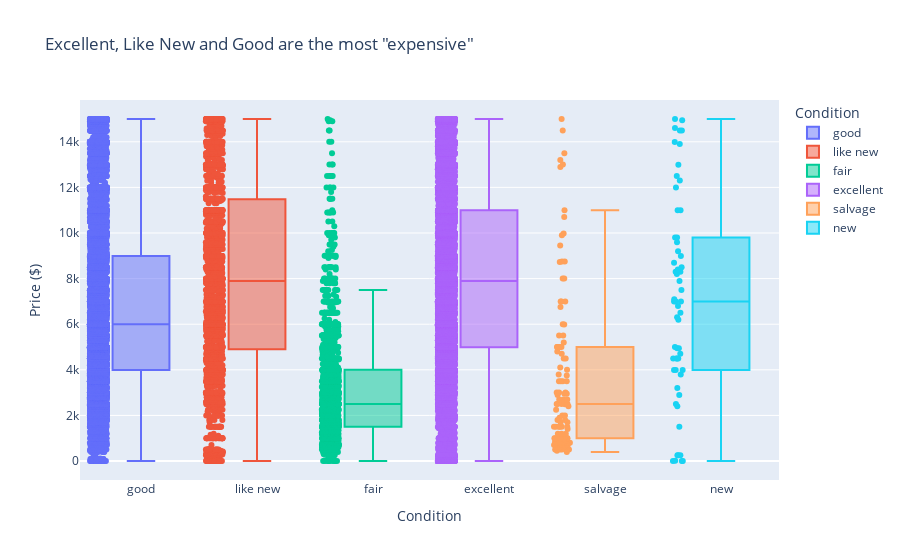

This figure's notebook cell:
### Markdown cell above
From the histograms above we can clearly see that 'good' and 'excellent' are conditions listed the most. In the next box chart I'd like to see how prices range depending on a condition for the range 0-15k$.

### Code cell
fig = px.box(
    filtered_data,
    x='condition',
    y='price',
    title='Excellent, Like New and Good are the most "expensive"',
    labels={'condition': 'Condition', 'price': 'Price ($)'},
    color='condition',  
    points="all"  
)
fig.show()

### Figure 1 — Plotly figure (JSON) as saved in the notebook; plotly's stock layout.template omitted (floating-point values rounded to 4 significant figures; data arrays with more than 128 entries replaced by an {"elided": "..."} marker saying what was removed)
{"data": [{"alignmentgroup": "True", "boxpoints": "all", "hovertemplate": "Condition=%{x}<br>Price ($)=%{y}<extra></extra>", "legendgroup": "good", "marker": {"color": "#636efa"}, "name": "good", "notched": false, "offsetgroup": "good", "orientation": "v", "showlegend": true, "type": "box", "x": {"elided": "15191 str values"}, "x0": " ", "xaxis": "x", "y": {"elided": "15191 int values"}, "y0": " ", "yaxis": "y"}, {"alignmentgroup": "True", "boxpoints": "all", "hovertemplate": "Condition=%{x}<br>Price ($)=%{y}<extra></extra>", "legendgroup": "like new", "marker": {"color": "#EF553B"}, "name": "like new", "notched": false, "offsetgroup": "like new", "orientation": "v", "showlegend": true, "type": "box", "x": {"elided": "2607 str values"}, "x0": " ", "xaxis": "x", "y": {"elided": "2607 int values"}, "y0": " ", "yaxis": "y"}, {"alignmentgroup": "True", "boxpoints": "all", "hovertemplate": "Condition=%{x}<br>Price ($)=%{y}<extra></extra>", "legendgroup": "fair", "marker": {"color": "#00cc96"}, "name": "fair", "notched": false, "offsetgroup": "fair", "orientation": "v", "showlegend": true, "type": "box", "x": {"elided": "1587 str values"}, "x0": " ", "xaxis": "x", "y": {"elided": "1587 int values"}, "y0": " ", "yaxis": "y"}, {"alignmentgroup": "True", "boxpoints": "all", "hovertemplate": "Condition=%{x}<br>Price ($)=%{y}<extra></extra>", "legendgroup": "excellent", "marker": {"color": "#ab63fa"}, "name": "excellent", "notched": false, "offsetgroup": "excellent", "orientation": "v", "showlegend": true, "type": "box", "x": {"elided": "17347 str values"}, "x0": " ", "xaxis": "x", "y": {"elided": "17347 int values"}, "y0": " ", "yaxis": "y"}, {"alignmentgroup": "True", "boxpoints": "all", "hovertemplate": "Condition=%{x}<br>Price ($)=%{y}<extra></extra>", "legendgroup": "salvage", "marker": {"color": "#FFA15A"}, "name": "salvage", "notched": false, "offsetgroup": "salvage", "orientation": "v", "showlegend": true, "type": "box", "x": ["salvage", "salvage", "salvage", "salvage", "salvage", "salvage", "salvage", "salvage", "salvage", "salvage", "salvage", "salvage", "salvage", "salvage", "salvage", "salvage", "salvage", "salvage", "salvage", "salvage", "salvage", "salvage", "salvage", "salvage", "salvage", "salvage", "salvage", "salvage", "salvage", "salvage", "salvage", "salvage", "salvage", "salvage", "salvage", "salvage", "salvage", "salvage", "salvage", "salvage", "salvage", "salvage", "salvage", "salvage", "salvage", "salvage", "salvage", "salvage", "salvage", "salvage", "salvage", "salvage", "salvage", "salvage", "salvage", "salvage", "salvage", "salvage", "salvage", "salvage", "salvage", "salvage", "salvage", "salvage", "salvage", "salvage", "salvage", "salvage", "salvage", "salvage", "salvage", "salvage", "salvage", "salvage", "salvage", "salvage", "salvage", "salvage", "salvage", "salvage", "salvage", "salvage", "salvage", "salvage", "salvage", "salvage", "salvage", "salvage", "salvage", "salvage", "salvage", "salvage", "salvage", "salvage", "salvage", "salvage", "salvage", "salvage", "salvage", "salvage", "salvage", "salvage", "salvage", "salvage", "salvage", "salvage", "salvage", "salvage", "salvage", "salvage", "salvage"], "x0": " ", "xaxis": "x", "y": [600, 1000, 5500, 999, 850, 5000, 8000, 2500, 1800, 1000, 1500, 1800, 8000, 580, 2700, 11000, 800, 800, 3800, 4100, 12900, 400, 13500, 5500, 900, 850, 4500, 3750, 800, 1700, 9450, 2000, 1500, 5000, 4000, 800, 13000, 800, 15000, 2950, 1500, 3500, 800, 10700, 9975, 1400, 1200, 3500, 800, 8750, 13200, 6750, 2950, 2495, 2400, 2700, 2500, 800, 1200, 1200, 1000, 4500, 500, 4700, 1000, 3500, 5200, 8750, 8725, 750, 5000, 1700, 3000, 3000, 6000, 2500, 700, 5990, 500, 2500, 2250, 650, 700, 1000, 1900, 600, 7000, 1000, 1500, 7000, 4800, 500, 2000, 700, 3000, 5000, 7000, 450, 9900, 1500, 5000, 14500, 500, 1500, 1000, 850, 500, 3500, 5000, 2900, 2700], "y0": " ", "yaxis": "y"}, {"alignmentgroup": "True", "boxpoints": "all", "hovertemplate": "Condition=%{x}<br>Price ($)=%{y}<extra></extra>", "legendgroup": "new", "marker": {"color": "#19d3f3"}, "name": "new", "notched": false, "offsetgroup": "new", "orientation": "v", "showlegend": true, "type": "box", "x": ["new", "new", "new", "new", "new", "new", "new", "new", "new", "new", "new", "new", "new", "new", "new", "new", "new", "new", "new", "new", "new", "new", "new", "new", "new", "new", "new", "new", "new", "new", "new", "new", "new", "new", "new", "new", "new", "new", "new", "new", "new", "new", "new", "new", "new", "new", "new", "new", "new", "new", "new", "new", "new", "new", "new", "new", "new", "new"], "x0": " ", "xaxis": "x", "y": [7000, 8300, 4500, 4700, 12, 6200, 7500, 12300, 1, 4500, 9800, 9600, 14500, 3995, 2400, 3995, 1, 4950, 12995, 6300, 4950, 250, 12000, 8300, 1500, 3995, 7000, 250, 250, 8995, 8700, 2900, 2500, 1, 11000, 14950, 14995, 8500, 4500, 7900, 13990, 6500, 4500, 4999, 11000, 9200, 12500, 8399, 14500, 9800, 3200, 7100, 6995, 14600, 3800, 13900, 6800, 8200], "y0": " ", "yaxis": "y"}], "layout": {"boxmode": "overlay", "legend": {"title": {"text": "Condition"}, "tracegroupgap": 0}, "title": {"text": "Excellent, Like New and Good are the most \"expensive\""}, "xaxis": {"anchor": "y", "categoryarray": ["good", "like new", "fair", "excellent", "salvage", "new"], "categoryorder": "array", "domain": [0, 1], "title": {"text": "Condition"}}, "yaxis": {"anchor": "x", "domain": [0, 1], "title": {"text": "Price ($)"}}}}
